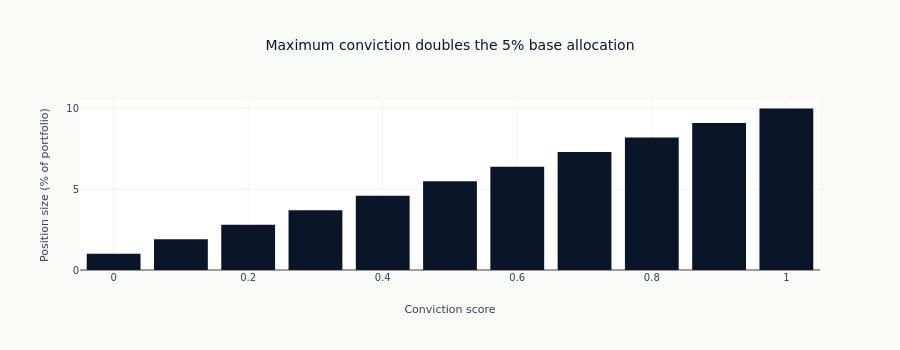

The code cell stored with this chart in its notebook:
### Code cell
fig = go.Figure(
    go.Bar(
        x=conviction_sizing_df["conviction"],
        y=conviction_sizing_df["position_pct"] * 100,
        marker_color=COLORS["blue"],
    )
)
fig.update_layout(
    title=f"Maximum conviction doubles the {base_pct:.0%} base allocation",
    xaxis_title="Conviction score",
    yaxis_title="Position size (% of portfolio)",
    height=350,
)
fig.show()

### Figure 1 — Plotly figure (JSON) as saved in the notebook; plotly's stock layout.template omitted (floating-point values rounded to 4 significant figures)
{"data": [{"marker": {"color": "#0a1628"}, "type": "bar", "x": [0.0, 0.1, 0.2, 0.3, 0.4, 0.5, 0.6, 0.7, 0.8, 0.9, 1.0], "y": [1.0, 1.9, 2.8, 3.7, 4.6, 5.5, 6.4, 7.3, 8.2, 9.1, 10.0]}], "layout": {"height": 350, "title": {"text": "Maximum conviction doubles the 5% base allocation"}, "xaxis": {"title": {"text": "Conviction score"}}, "yaxis": {"title": {"text": "Position size (% of portfolio)"}}}}
